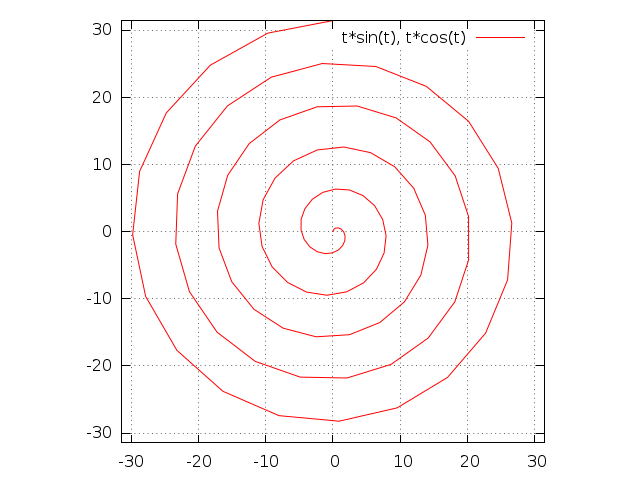

gnuplot code for this plot:
load "lib_common.plt"
set parametric
set xrange [pi*-10 : pi*10]
set yrange [pi*-10 : pi*10]
set size square 1, 1
plot [0:pi*10] t*sin(t), t*cos(t)
